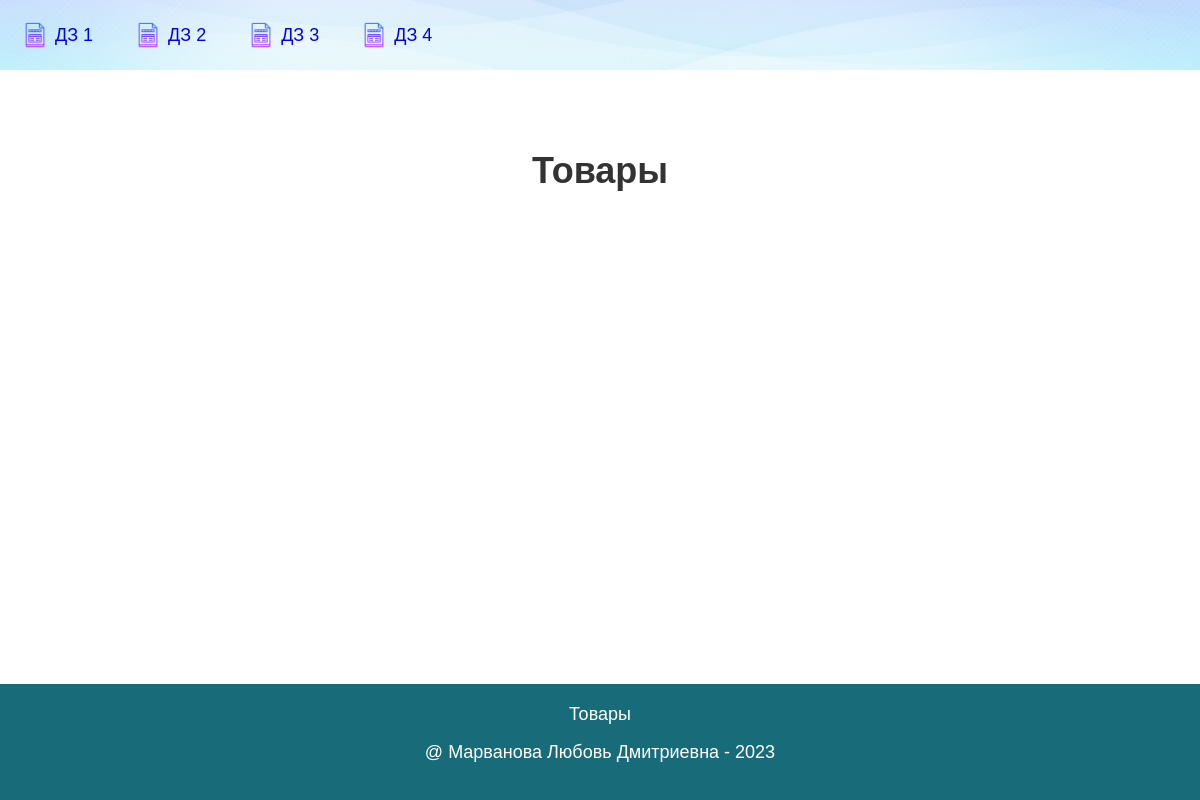
/hw3/products/, run on an earlier commit of the app's database.
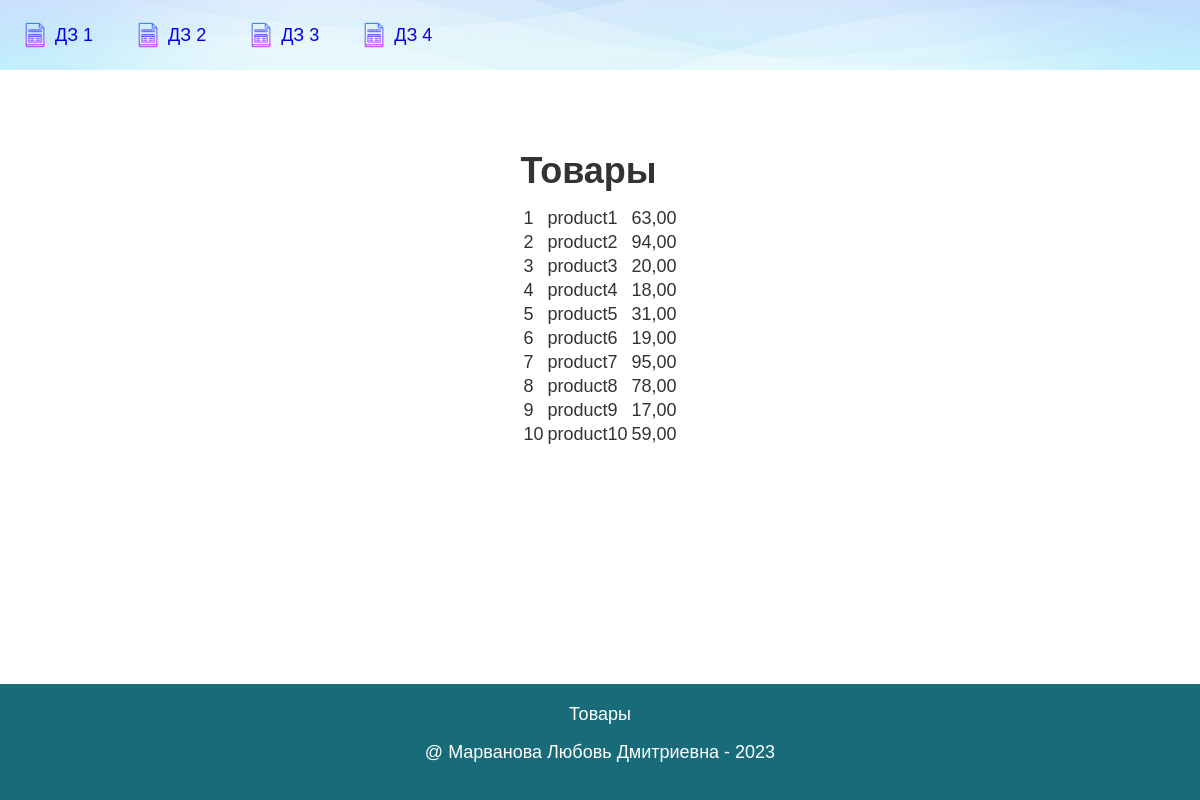
And on a later commit of the database.
### hw3_app/models.py (models this page shows, shortened)
class Product(models.Model):
    name = models.CharField(max_length=100)
    description = models.TextField()
    price = models.DecimalField(max_digits=8, decimal_places=2)
    prod_quant = models.IntegerField()
    reg_date = models.DateField(auto_now_add=True)
    img = models.ImageField()

### hw3_app/views.py (the view)
# urls.py: path('products/', views.products, name='products'),
def products(request):
    logger.info(f'{request} request received')
    products = Product.objects.all()
    context = {
        'title' : 'Товары',
        'products' : products
    }
    return TemplateResponse(request, 'hw3_app/products.html', context)

### hw3_app/templates/hw3_app/products.html (shortened to what this page needs)
{% extends 'base.html' %}
{% block content %}
<h1>{{ title }}</h1>
<table>
    {% for product in products %}
    <tr>
        <td>{{ product.pk }}</td>
        <td>{{ product.name }}</td>
        <td>{{ product.price }}</td>
    </tr>
    {% endfor %}
</table>
{% endblock %}
{% block footer %}
    {{ title }}
{% endblock footer %}

What changed in the data, as far as the page shows it:
added Product: pk "1", name "product1", price "63,00"
added Product: pk "2", name "product2", price "94,00"
added Product: pk "3", name "product3", price "20,00"
added Product: pk "4", name "product4", price "18,00"
added Product: pk "5", name "product5", price "31,00"
added Product: pk "6", name "product6", price "19,00"
added Product: pk "7", name "product7", price "95,00"
added Product: pk "8", name "product8", price "78,00"
added Product: pk "9", name "product9", price "17,00"
added Product: pk "10", name "product10", price "59,00"
